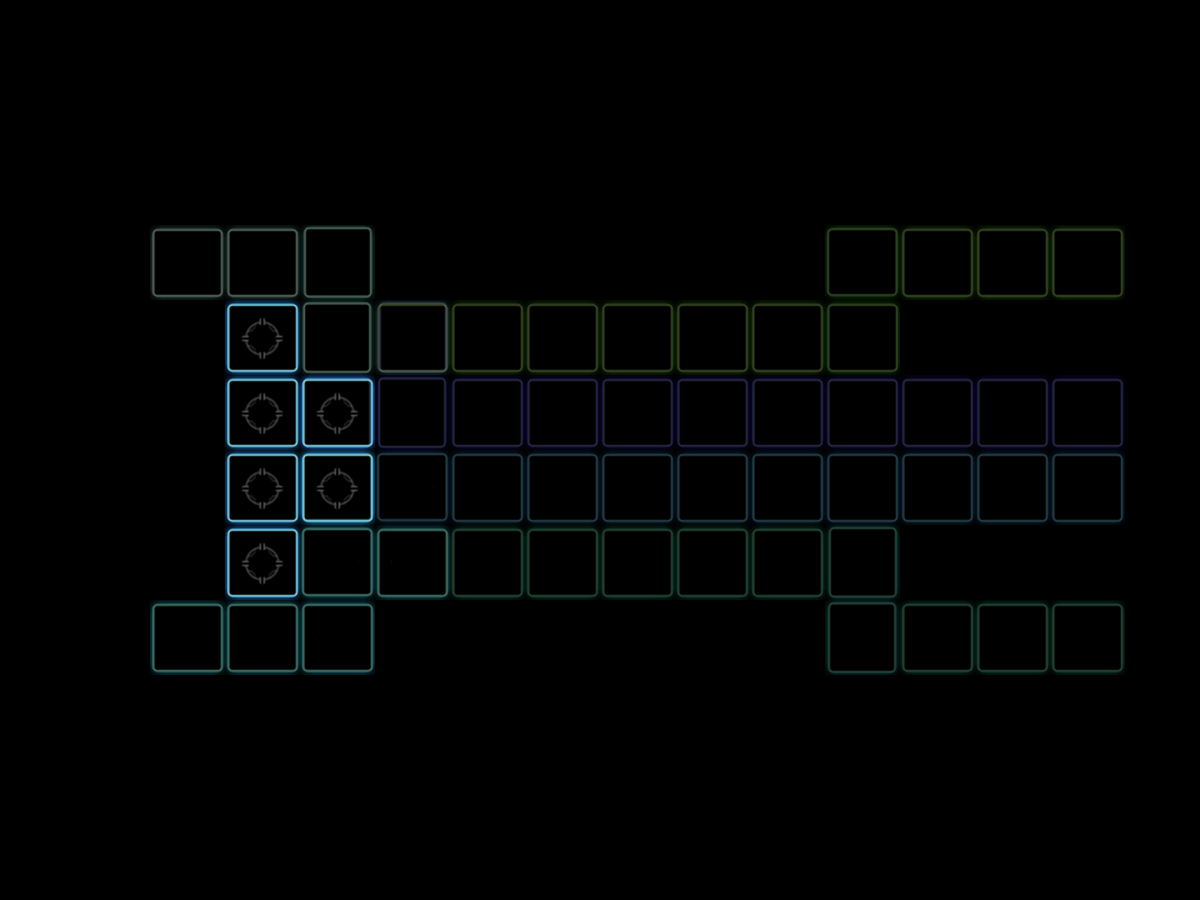

The image is a tile-based game level rendered from a .tmx file. Its description and source (layers, tilesets, objects; grid data summarised) follow:
An orthogonal 16x12 tile map with 75x75 px tiles, 5 tile layers (road1, road2, road3, road4, ...), 10 tilesets.

<map version="1.0" tiledversion="1.1.6" orientation="orthogonal" renderorder="left-down" width="16" height="12" tilewidth="75" tileheight="75" infinite="0" nextobjectid="1">
 <tileset firstgid="1" source="battle.tsx" />
 <tileset firstgid="2" source="heroPos.tsx" />
 <tileset firstgid="3" source="lr.tsx" />
 <tileset firstgid="4" source="lt.tsx" />
 <tileset firstgid="5" source="lr_r1.tsx" />
 <tileset firstgid="6" source="lt_r1.tsx" />
 <tileset firstgid="7" source="lr_r2.tsx" />
 <tileset firstgid="8" source="lt_r2.tsx" />
 <tileset firstgid="9" source="lr_r3.tsx" />
 <tileset firstgid="10" source="lt_r3.tsx" />
 <layer name="road1" width="16" height="12">
  <data>[192 cells, 15 non-empty, 2 distinct tile ids]</data>
 </layer>
 <layer name="road2" width="16" height="12">
  <data>[192 cells, 16 non-empty, 2 distinct tile ids]</data>
 </layer>
 <layer name="road3" width="16" height="12">
  <data>[192 cells, 16 non-empty, 2 distinct tile ids]</data>
 </layer>
 <layer name="road4" width="16" height="12">
  <data>[192 cells, 15 non-empty, 2 distinct tile ids]</data>
 </layer>
 <layer name="tower" width="16" height="12">
  <data>[192 cells, 6 non-empty, 1 distinct tile ids]</data>
 </layer>
</map>
